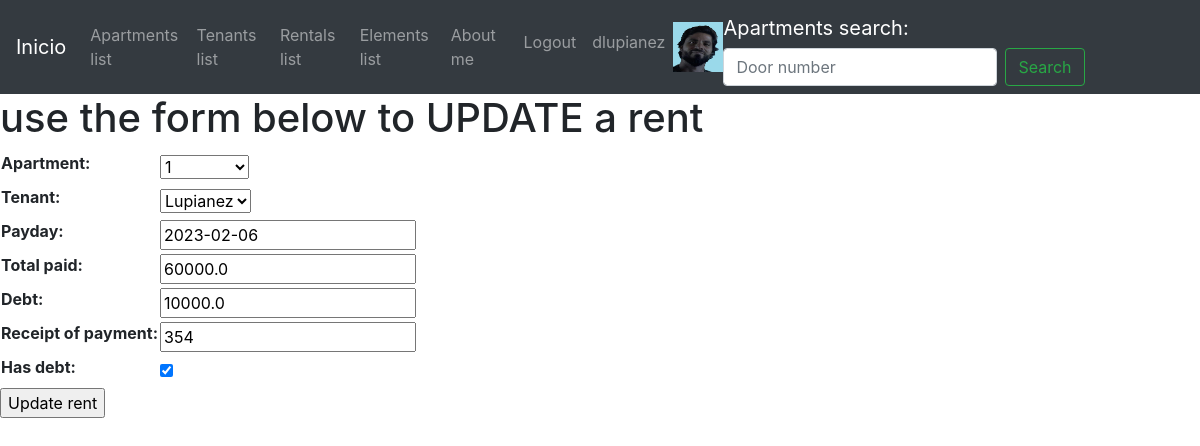
The page /rentals/rent-update/1/ (signed in) on the database its author committed.
### users/models.py (models this page shows)
class UserProfile(models.Model):
    user = models.OneToOneField(User, on_delete=models.CASCADE, related_name='profile')
    phone = models.CharField(max_length=25, null=True, blank=True)
    linkedin_profile = models.CharField(max_length=50, null=True, blank=True)
    profile_picture = models.ImageField(upload_to='profile_images', null=True, blank=True)

### rentals/models.py (models this page shows)
class Rent(models.Model):
    apartment = models.ForeignKey(Apartment, blank=False, null=False, on_delete=models.CASCADE, related_name='apartment')
    tenant = models.ForeignKey(Tenant, blank=False, null=False, on_delete=models.CASCADE, related_name='tenant')
    payday=models.DateField()
    total_paid=models.FloatField()
    debt=models.FloatField()
    receipt_of_payment=models.IntegerField()
    has_debt=models.BooleanField(default=False)

### rentals/views.py (the view)
# urls.py: path('rent-update/<int:pk>/', RentUpdateView.as_view(), name='rent_update'),
class RentUpdateView(UpdateView):
    model = Rent
    template_name = 'rentals/rent-update.html'
    fields = '__all__'
    success_url = '/rentals/rentals-list/'

### apartments/models.py (called while the page is built)
    def __str__(self):
        return self.door_number

### tenants/models.py (called while the page is built)
    def __str__(self):
        return self.lastname

### templates/rentals/rent-update.html (shortened to what this page needs)
{% extends 'base.html' %}
{% block content %}
    <h1>use the form below to UPDATE a rent</h1>
    {% if form %}
        <form action="" method="POST">
            <table>
                {{form.as_table}}
            </table>
            <input type="submit" value="Update rent">
        </form>
    {% endif %}
{% endblock %}

### templates/base.html (shortened to what this page needs)
<!DOCTYPE html>
<html lang="en">
<head>
    <link rel="stylesheet" href="https://cdn.jsdelivr.net/npm/bootstrap@4.6.2/dist/css/bootstrap.min.css"
>
</head>
<body>
    <header>
        <nav class="navbar navbar-expand-lg navbar-dark bg-dark">
            <a class="navbar-brand" href="/">Inicio</a>
            <div class="collapse navbar-collapse" id="navbarSupportedContent">
                <ul class="navbar-nav mr-auto">
                    <li class="nav-item">
                        <a class="nav-link" href="/apartments/apartments-list/">Apartments list</a>
                    </li>
                    <li class="nav-item">
                        <a class="nav-link" href="/tenants/tenants-list/">Tenants list</a>
                    </li>
                    <li class="nav-item">
                        <a class="nav-link" href="/rentals/rentals-list/">Rentals list</a>
                    </li>
                    <li class="nav-item">
                        <a class="nav-link" href="/elements-list/">Elements list</a>
                    </li>
                    <li class="nav-item">
                        <a class="nav-link" href="/about-me/">About me</a>
                    </li>
                </ul>
                    {% if request.user.is_authenticated %}
                    <ul class="navbar-nav mr-auto pull-right">
                            <li class="nav-item pull-right ">
                                <a class="nav-link" href="/users/logout/">Logout</a>
                            </li>
                            <li class="nav-item pull-right">
                                <a class="nav-link" href="/users/update/">{{request.user.username}}</a>
                            </li>
                            {% if request.user.profile.profile_picture.url != '' %}
                                <img src="{{request.user.profile.profile_picture.url}}" alt="profile_picture" width="50px" height="50px">
                            {% endif %}
                        </ul>
                    {% endif %}
                <form class="form-inline my-2 my-lg-0" action="/apartments/apartments-list-search/" method="GET">
                    <a class="navbar-brand" href="/">Apartments search: </a>
                    <input class="form-control mr-sm-2" type="search" placeholder="Door number" aria-label="Search" name="search">
                    <button class="btn btn-outline-success my-2 my-sm-0" type="submit">Search</button>
                </form>
            </div>
        </nav>
    </header>
    {% block content %}
    {% endblock %}
</body>
</html>

### rows shown on the page
Rent: apartment "1", tenant "Lupianez", payday "2023-02-06", total_paid "60000.0", debt "10000.0", receipt_of_payment "354", has_debt "☑"

### other values the page prints
{{ request.user.username }} "dlupianez"
